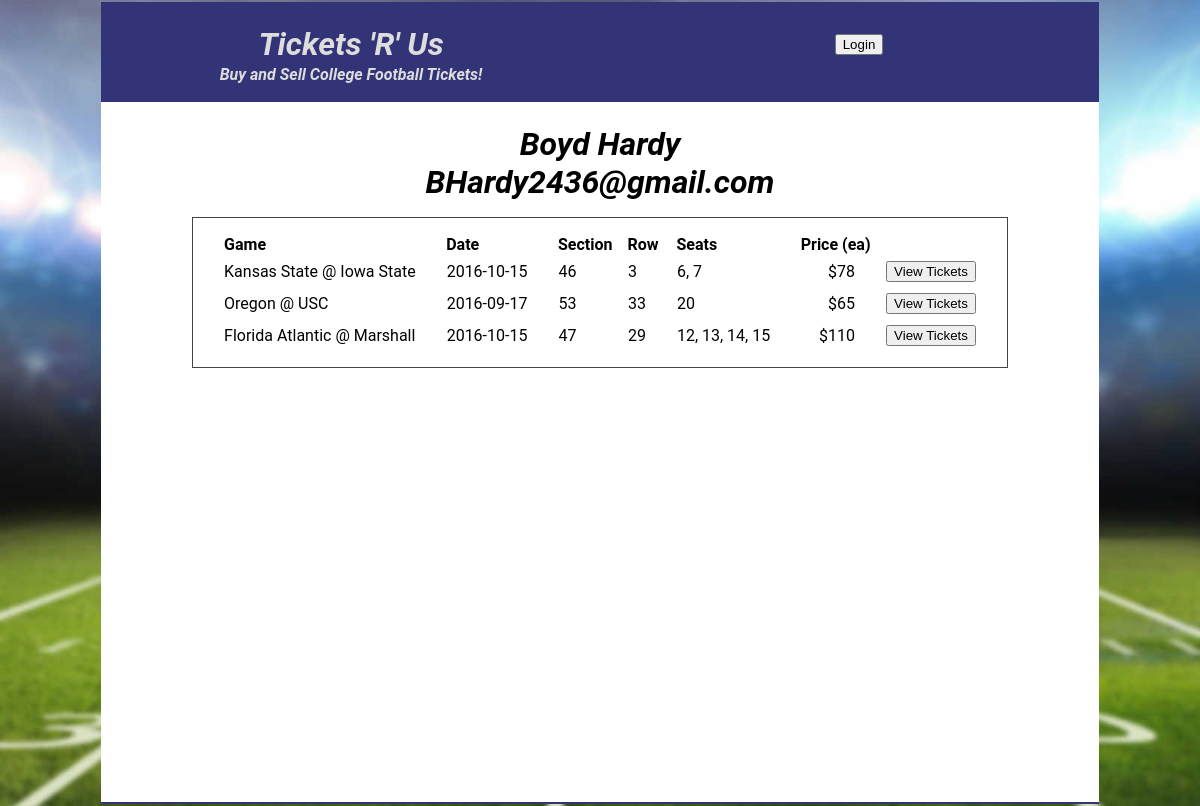
Page /users/1 on the committed database.
### tickets.py (models this page shows, shortened)
class User(Base):
    __tablename__ = 'user'
    id = Column(Integer, primary_key=True)
    name = Column(String, nullable=False)
    email = Column(String, nullable=False)
    picture = Column(String, nullable=True)

class Ticket_Lot(Base):
    __tablename__ = 'ticket_lot'
    id = Column(Integer, primary_key=True)
    seller_id = Column(Integer, ForeignKey('user.id'))
    seller = relationship(User, backref=backref('ticket_lots'))
    game_id = Column(Integer, ForeignKey('game.id'))
    game = relationship(Game, backref=backref('ticket_lots'))
    section = Column(Integer)
    row = Column(Integer)
    price = Column(Integer) # $ per ticket
    def seats(self):
        return [ ticket.seat for ticket in self.tickets ]
    def seats_str(self):
        return ', '.join(map(str,self.seats()))

class Team(Base):
    __tablename__ = 'team'
    id = Column(Integer, primary_key = True)
    name =Column(String, nullable = False)
    nickname = Column(String)
    espn_id =  Column(Integer)
    city =  Column(String)
    state = Column(String)
    conference = Column(String, ForeignKey('conference.abbrev_name'))
    logo = Column(String)

class Game(Base):
    __tablename__ = 'game'
    id = Column(Integer, primary_key=True)
    home_team_id = Column(Integer, ForeignKey('team.id'))
    home_team = relationship(Team, foreign_keys=[home_team_id], backref=backref('home_games'))
    visiting_team_id = Column(Integer, ForeignKey('team.id'))
    visiting_team = relationship(Team, foreign_keys=[visiting_team_id], backref=backref('away_games'))
    date = Column(Date, nullable=False)

class Ticket(Base):
    __tablename__ = 'ticket'
    id = Column(Integer, primary_key=True)
    lot_id = Column(Integer, ForeignKey('ticket_lot.id'))
    lot = relationship(Ticket_Lot, backref=backref('tickets'))
    seat = Column(Integer)

### web_server.py (the view)
@app.route('/users/<int:user_id>')
def user(user_id):
    user = db_session.query(User).filter_by(id=user_id).one()
    main = Markup(render_template('user.html', user=user))
    return render_template('layout.html', main=main, login_session=login_session)

### templates/user.html
<div id="user-div">
    <h1>
        {{user.name}} <br>
        {{user.email}}
    </h1>
    <div class="game-tickets">
        <table class="tickets">
            <tr class="ticket-lot">
                <th> Game </th>
                <th> Date </th>
                <th class="section"> Section </td>
                <th class="row"> Row </td>
                <th class="seats"> Seats </td>
                <th class="price"> Price (ea) </td>
            </tr>
            {% for ticket_lot in user.ticket_lots %}
            <tr class="ticket-lot">
                <td class="game"> {{ticket_lot.game.visiting_team.name}} @ {{ticket_lot.game.home_team.name}} </td>
                <td class="date"> {{ticket_lot.game.date}} </td>
                <td class="section"> {{ticket_lot.section}} </td>
                <td class="row"> {{ticket_lot.row}} </td>
                <td class="seats"> {{ticket_lot.seats_str()}} </td>
                <td class="price"> ${{ticket_lot.price}} </td>
                <td class="view-button">
                    <a class="ticket-lot-a" href="/tickets/{{ticket_lot.id}}">
                        <button> View Tickets </button>
                    </a>
                </td>
            </tr>
            {% endfor %}
         </table>
    </div>
</div>

### templates/layout.html (shortened to what this page needs)
<!DOCTYPE=html>
<html>
<head>
    <link rel="stylesheet" href="{{ url_for('static', filename='style/tickets.css') }}">
</head>
<body>
<div id="container">
    <div id="header">
        <div id="header-title-div">
            <h1 id="header-title-h1">
                <a id="title-a" href="{{url_for('conferences')}}"> Tickets 'R' Us </a>
            </h1>
            <p>
                Buy and Sell College Football Tickets!
            </p>
        </div>
        <div id="header-login-div">
            {% if 'username' not in login_session %}
            <a class="header-login-a" href="{{url_for('login')}}">
                <button> Login </button>
            </a>
            {% else %}
            <a class="header-login-a" href="{{url_for('user', user_id=login_session['user_id'])}}">
                {{login_session['username']}} </a>
            <a class="header-login-a" href="{{url_for('disconnect')}}">
                <button> Logout </button>
            </a>
            {% endif %}
        </div>
        <p>
        </p>
    </div>
    <div id="main">
        {{main}}
    </div>
</div>
</body>
</html>

### static/style/tickets.css (style rules this page uses)
body, div, ul, li, p, h1, h2, h3, h4, h5, h6 { -webkit-box-sizing: border-box; -moz-box-sizing: border-box; -ms-box-sizing: border-box; box-sizing: border-box; border: 1px solid transparent; }
body, div, ul, li, p, h1, h2, h3, h4, h5, h6 { padding: 0; margin: 0; }
h1,h2,h3,h4 { width: 100%; }
body { display: -webkit-flex; display: flex; flex-wrap: wrap; flex-direction: row; justify-content: space-around; font-family: "Roboto", sans-serif; font-weight: bold; font-style: italic; text-align: center; background-image: url("/static/images/FF8a5Ku_2000_cropped.jpg"); background-size: cover; background-repeat: no-repeat; background-attachment: fixed; background-position: center; }
#container { display: -webkit-flex; display: flex; flex-wrap: wrap; flex-direction: column; justify-content: beginning; width: 90%; max-width: 1000px; }
#header, #footer, #main { display: -webkit-flex; display: flex; flex-wrap: wrap; flex-direction: row; justify-content: space-around; width: 100%; }
#title-a { color: #ddd; text-decoration: none; }
#header, #footer { color: #ddd; background: #337; }
#header { height: 100px; padding-top: 20px; }
#header-title-div { width: 50%; }
#header-title-h1 { width: 100%; }
#header-login-div { font-family: "Roboto", sans-serif; font-weight: normal; font-style: normal; width: 50%; margin-top: 10px; }
.header-login-a { margin-left: 20px; color: #ddd; text-decoration: none; }
#main { background: #fff; opacity: 1.0; padding-top: 20px; min-height: 700px; }
.conference-a, .ticket-lot-a { text-decoration: none; }
.game-tickets { border: 1px solid #444; padding: 15px; margin: 15px; background: #fff; }
table { border: 1px solid transparent; border-collapse: collapse; }
tr { border: 1px solid transparent; border-collapse: collapse; }
th { padding-left: 15px; padding-right: 0px; text-align: left; }
td { border: 1px solid transparent; border-collapse: collapse; padding: 5px; padding-left: 15px; padding-right: 15px; text-align: left; }
td.price { text-align: right; }

### rows in the picture
User: name "Boyd Hardy", email "BHardy2436@gmail.com"
Ticket_Lot: game.visiting_team.name "Kansas State", game.home_team.name "Iowa State", game "2016-10-15", section "46", row "3", seats_str "6, 7", price "78"
Ticket_Lot: game.visiting_team.name "Oregon", game.home_team.name "USC", game "2016-09-17", section "53", row "33", seats_str "20", price "65"
Team: game.visiting_team.name "Florida Atlantic"
Team: game.home_team.name "Marshall"
Game: game "2016-10-15"

### other values in the picture
{{ ticket_lot.section }} "47"
{{ ticket_lot.row }} "29"
{{ ticket_lot.seats_str() }} "12, 13, 14, 15"
{{ ticket_lot.price }} "110"
